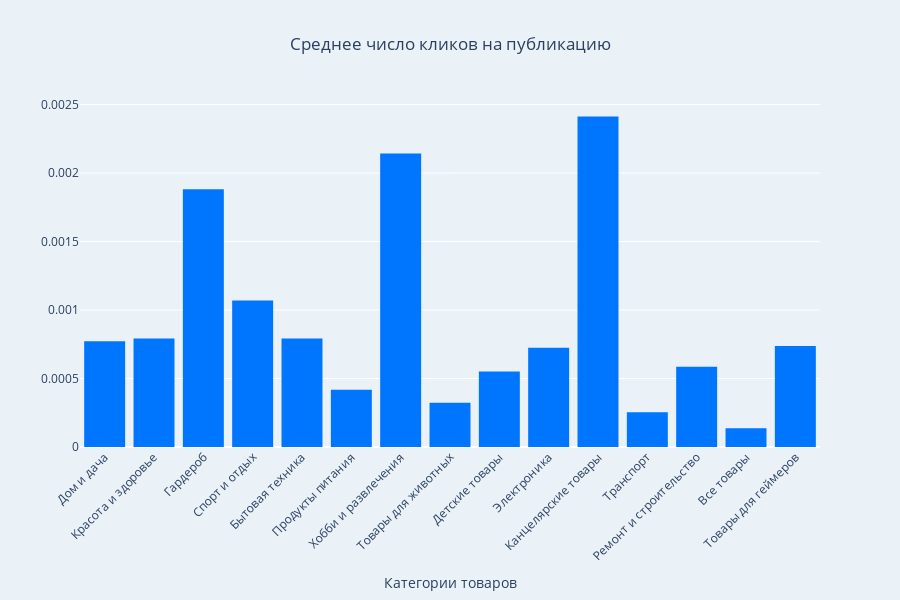

Here is the notebook cell this chart was saved with:
### Code cell
fig = go.Figure()
fig.add_trace(go.Bar(
    x=data2['category'],
    y=data2['CR'],
    marker_color='#0076fe',
    marker_line_color='#0076fe',
    marker_line_width=1.5,
    opacity=1
))

fig.update_layout(
    title='Среднее число кликов на публикацию',
    title_x=0.5,
    xaxis_title='Категории товаров',
    yaxis_title='',
    xaxis_tickangle=-45,
    height=600,
    showlegend=False,
    plot_bgcolor='#eaf2f8',
    paper_bgcolor='#eaf2f8'
)

### Figure 1 — Plotly figure (JSON) as saved in the notebook; plotly's stock layout.template omitted (floating-point values rounded to 4 significant figures)
{"data": [{"marker": {"color": "#0076fe", "line": {"color": "#0076fe", "width": 1.5}}, "opacity": 1, "type": "bar", "x": ["Дом и дача", "Красота и здоровье", "Гардероб", "Спорт и отдых", "Бытовая техника", "Продукты питания", "Хобби и развлечения", "Товары для животных", "Детские товары", "Электроника", "Канцелярские товары", "Транспорт", "Ремонт и строительство", "Все товары", "Товары для геймеров"], "y": [0.000766, 0.000787, 0.001877, 0.001065, 0.0007871, 0.0004128, 0.002136, 0.0003183, 0.0005449, 0.0007194, 0.002407, 0.0002477, 0.0005798, 0.0001317, 0.0007321]}], "layout": {"height": 600, "paper_bgcolor": "#eaf2f8", "plot_bgcolor": "#eaf2f8", "showlegend": false, "title": {"text": "Среднее число кликов на публикацию", "x": 0.5}, "xaxis": {"tickangle": -45, "title": {"text": "Категории товаров"}}, "yaxis": {"title": {"text": ""}}}}
